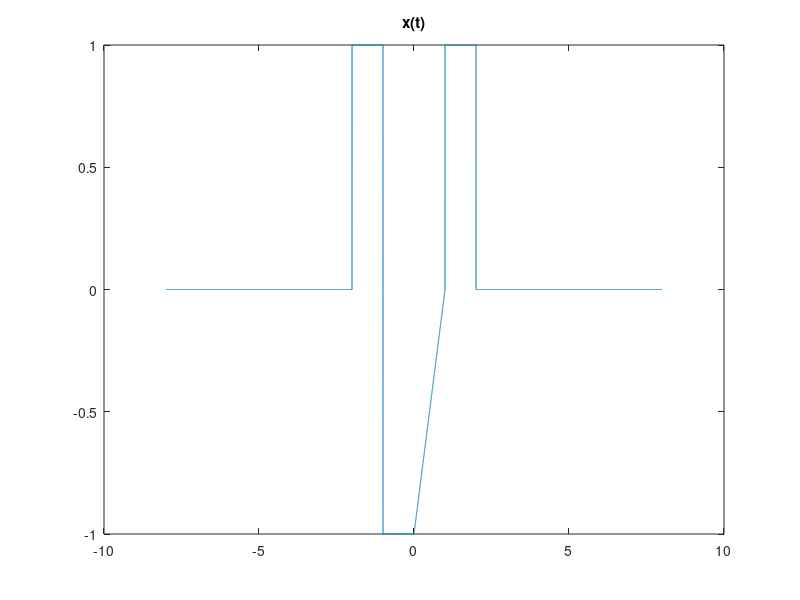
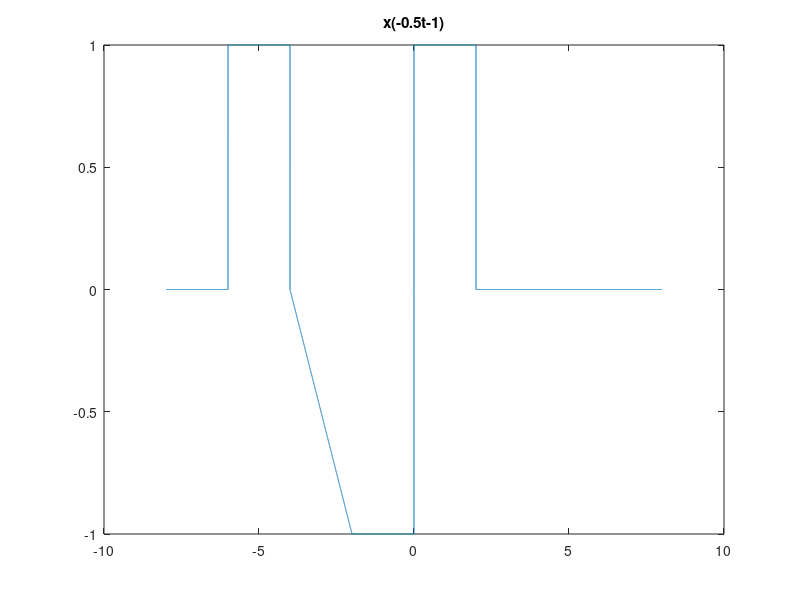
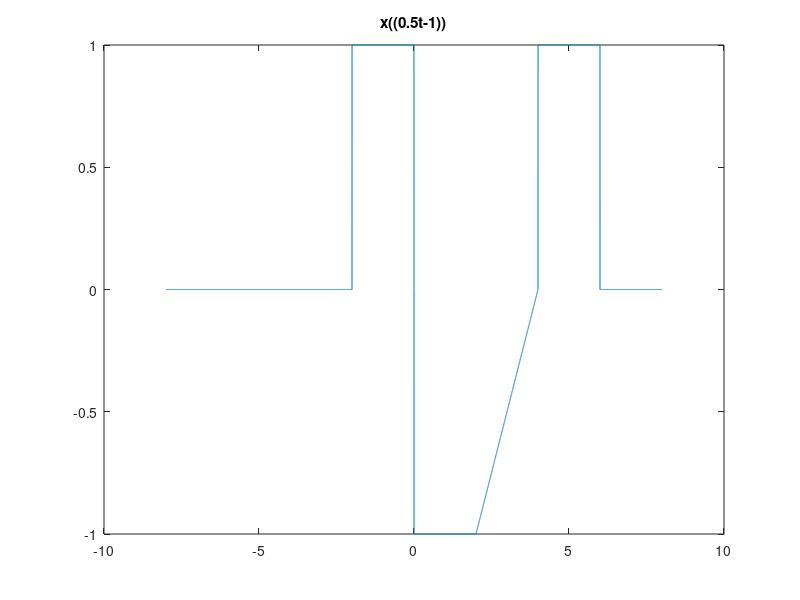
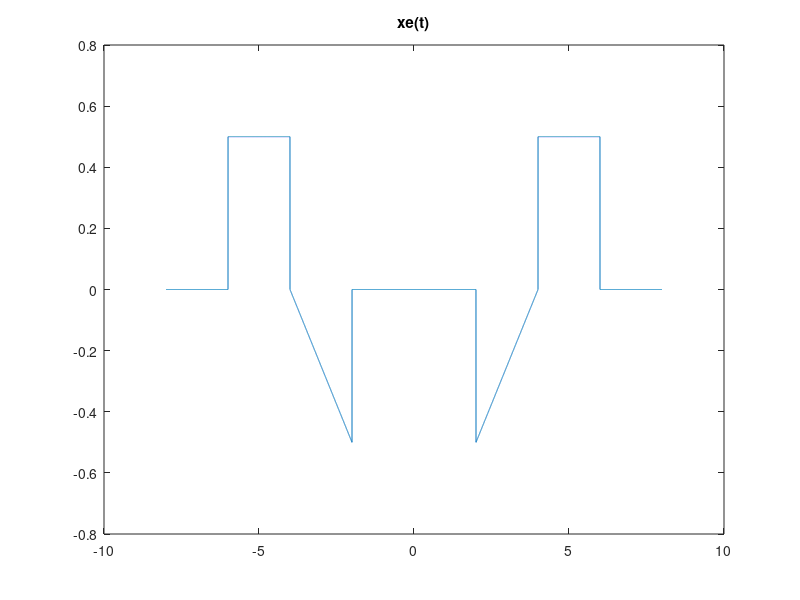

The MATLAB source for these figures, in order:


clc
clear 
close all
%punto 1

t=-8:0.001:8;
xt=(-2<t).*(t<-1)+(-1)*(-1<t).*(t<=0)+(t-1).*(0<t).*(t<1)+(1<t).*(t<2);
plot(t,xt)
%ylim([-1.2 1.2])
title('x(t)')
%x(-2t+1)
xT=(-2<(-0.5*t-1)).*((-0.5*t-1)<-1)+(-1)*(-1<(-0.5*t-1)).*((-0.5*t-1)<=0)+((-0.5*t-1)-1).*(0<(-0.5*t-1)).*((-0.5*t-1)<1)+(1<(-0.5*t-1)).*((-0.5*t-1)<2);
figure
plot(t,xT)
% ylim([-1.2 1.2])
title('x(-0.5t-1)')
%x(-(-2t+1))
xTi=(-2<(0.5*t-1)).*((0.5*t-1)<-1)+(-1)*(-1<(0.5*t-1)).*((0.5*t-1)<=0)+((0.5*t-1)-1).*(0<(0.5*t-1)).*((0.5*t-1)<1)+(1<(0.5*t-1)).*((0.5*t-1)<2);
figure
plot(t,xTi)
% ylim([-1.2 1.2])
title('x((0.5t-1))')
%Parte par
xe=(xT+xTi)/2;
figure
plot(t,xe)
% ylim([-1.2 1.2])
title('xe(t)')

%Parte impar
xo=(xT-xTi)/2;
figure
plot(t,xo)
% ylim([-1.2 1.2])
title('xo(t)')
